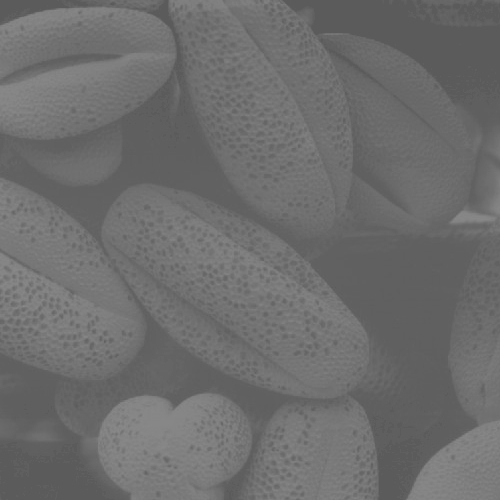
%> input picture Food.jpg, 500 x 500 px
$ octave Bradfielda_Assignment2.m   (GNU Octave 9; MATLAB toolbox functions it lacks are replaced by stand-ins)
%> lines starting %> are read from the running program, lines starting %| are printed output that depends on the picture; in (x1, y1, x2, y2) boxes, pixels count from 0 and x2, y2 are one past the last pixel; in counts of white or black regions, pixels touching at a corner belong together; the program's own positions count from 1
%Adam Bradfield, bradfielda@wit.edu, Assignment 2

clc;
clear all;
close all;

%Problem 1 Exercises on Image Scaling and Histogram Equalization
Food = imread('Food.jpg');
%> Food is the input picture: size 500x500 uint8; min 90, max 138, mean 109.1
ScaledFood = imadjust(Food, [.3 .7]);
subplot(1,2,1); imshow(Food);
title('Original');
subplot(1,2,2); imshow(ScaledFood);
title('Scaled');

figure;
subplot(1,3,1); imhist(Food);
title('Food');
subplot(1,3,2); imhist(Food, 50);
title('Food 50');
subplot(1,3,3); imhist(Food, 100);
title('Food 100');
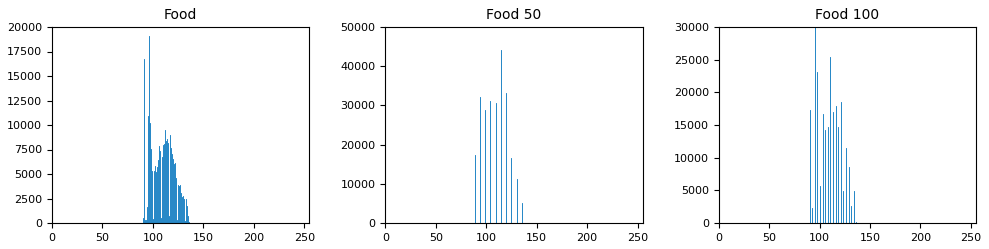
%> figure redrawn from the program's plot data, 3 panels; panel 1: highest point at x = 96, y = 19057; panel 2: highest point at x = 114.5, y = 44252; panel 3: highest point at x = 95.3, y = 29989

figure;
subplot(1,2,1); imhist(Food);
title('Food');
subplot(1,2,2); imhist(ScaledFood);
title('Scaled Food');
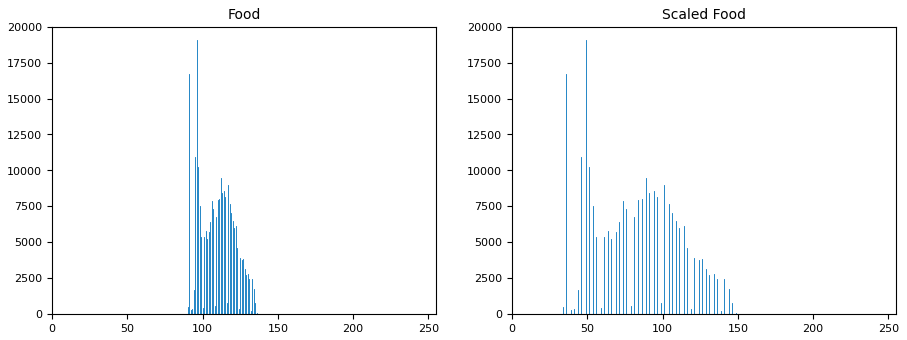
%> figure redrawn from the program's plot data, 2 panels; panel 1: highest point at x = 96, y = 19057; panel 2: highest point at x = 49, y = 19057

figure
EqualizedFood = histeq(Food);
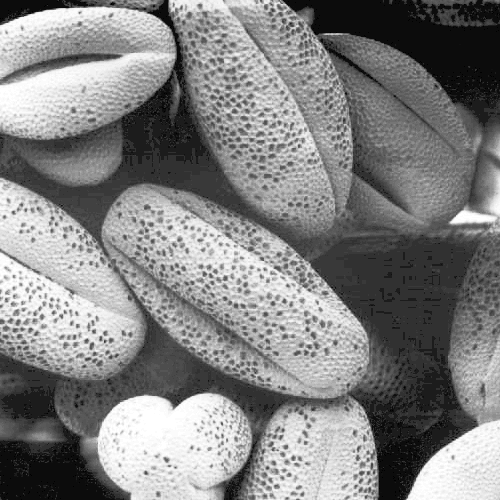
%> EqualizedFood: size 500x500 uint8; min 0, max 255, mean 130.2
subplot(1,3,1); imshow(Food);
title('Food');
subplot(1,3,2); imshow(ScaledFood);
title('Scaled Food');
subplot(1,3,3); imshow(EqualizedFood);
title('Equalized Food');

fprintf('%s\n','-----Finish Solving Problem 1-----');
pause;
clear all;
close all;

%Problem 2
Shapes = imread('Shapes.tiff');
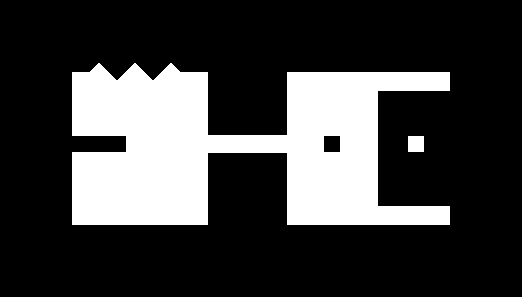
%> input picture Shapes.tiff, 522 x 297 px
%> Shapes: size 297x522 logical; 24.6% white; 2 white regions, box (x1, y1, x2, y2) and area: (72, 63, 450, 225) 37895, (408, 136, 424, 152) 256
se = strel('square', 20);
figure;
subplot(2,2,1); imshow(Shapes);
title('Original Image');
subplot(2,2,2); imshow(imopen(Shapes, se));
title('Open, square 20');
subplot(2,2,3); imshow(imclose(Shapes, se));
title('Close, square 20');
subplot(2,2,4); imshow(imopen(imclose(Shapes, se), se));
title('Close then Open, both square 20');

fprintf('%s\n','-----Finish Solving Problem 2-----');
pause;
clear all;
close all;

%Problem 3
Wirebond = imread('Wirebond.tiff');
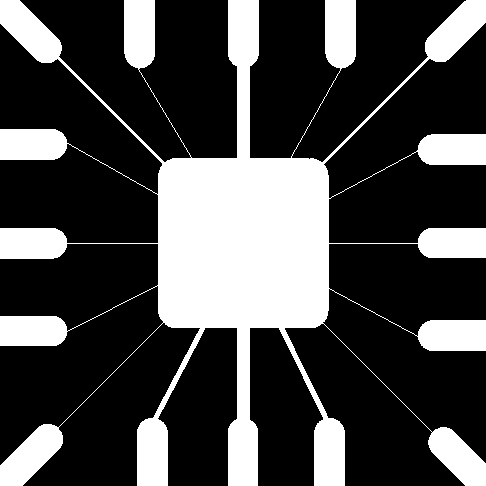
%> input picture Wirebond.tiff, 486 x 486 px
%> Wirebond: size 486x486 logical; 28.1% white; 1 white region, box (x1, y1, x2, y2) and area: (0, 0, 486, 486) 66259
se = strel('disk', 6);
se2 = strel('disk', 10);
se3 = strel('disk', 25);
subplot(1,4,1); imshow(Wirebond);
title('Original Image');
subplot(1,4,2); imshow(imerode(Wirebond, se2));
title('disk 10');
subplot(1,4,3); imshow(imerode(Wirebond, se));
title('disk 6');
subplot(1,4,4); imshow(imerode(Wirebond, se3));
title('disk 25');

fprintf('%s\n','-----Finish Solving Problem 3-----');
pause;
clear all;
close all;

%Problem 4
City = imread('City.jpg');
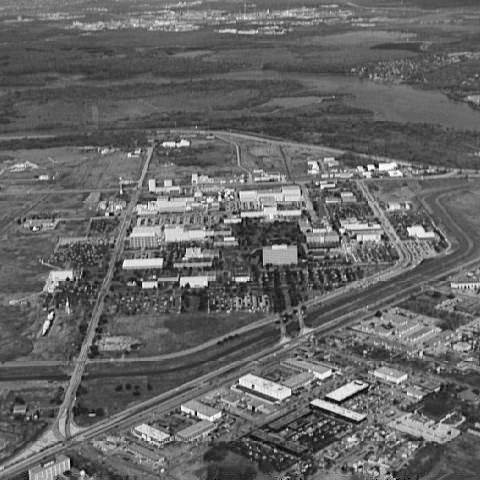
%> input picture City.jpg, 480 x 480 px
%> City is the input picture: size 480x480 uint8; min 0, max 254, mean 101.2
se = strel('square', 3);
A = imdilate(City, se);
B = imerode(City, se);
C = A - B;
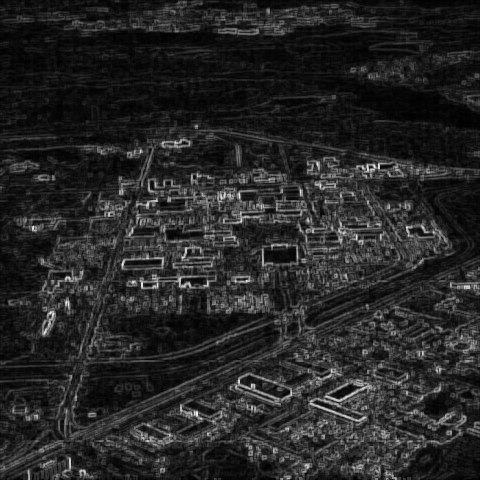
%> C: size 480x480 uint8; min 0, max 243, mean 38.8
figure;
imshow(C);
title('C = A – B');
disp('the reason it looks like this is beause we are manually running a closing morphology which smooths, fills holes, breaks, and concave parts');

fprintf('%s\n','-----Finish Solving Problem 4-----');
pause;
clear all;
close all;

%Problem 5

% 0 0 0 0 0 0 0 0 0 0 0 0 0 0 0 0
% 0 0 0 0 0 0 0 0 0 0 0 0 0 0 0 0
% 0 0 0 0 0 0 0 0 1 0 0 0 0 0 0 0
% 0 0 1 0 0 0 0 0 0 0 0 0 0 0 0 0
% 0 0 0 0 0 0 0 0 0 0 0 0 0 0 0 0
% 0 0 0 0 0 0 0 0 0 0 0 0 0 0 0 0
% 0 0 0 0 0 0 0 0 0 0 0 0 0 0 0 0
% 0 0 0 0 0 0 0 0 0 0 0 0 0 0 0 0
% 0 0 0 0 0 0 0 0 0 0 0 0 0 0 0 0
% 0 0 0 0 0 0 0 0 0 0 0 0 0 0 0 0
% 0 0 1 0 0 0 0 0 0 0 0 0 0 0 0 0
% 0 0 0 0 0 0 0 0 0 0 0 0 0 0 0 0
% 0 0 0 0 0 0 0 0 0 0 0 0 0 0 0 0
% 0 0 0 0 0 0 0 0 0 0 0 0 0 0 0 0
% 0 0 0 0 0 0 0 0 0 0 0 0 0 0 0 0
% 0 0 0 0 0 0 0 0 0 0 0 0 0 0 0 0
